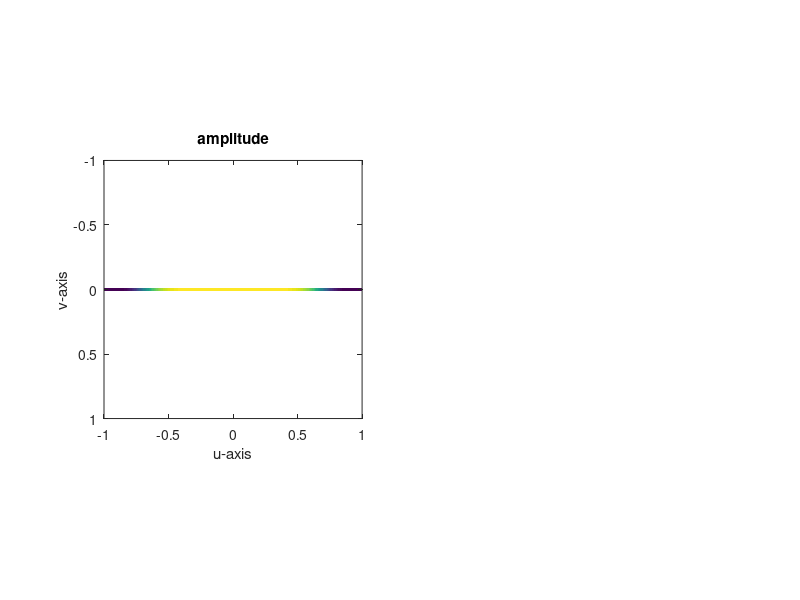
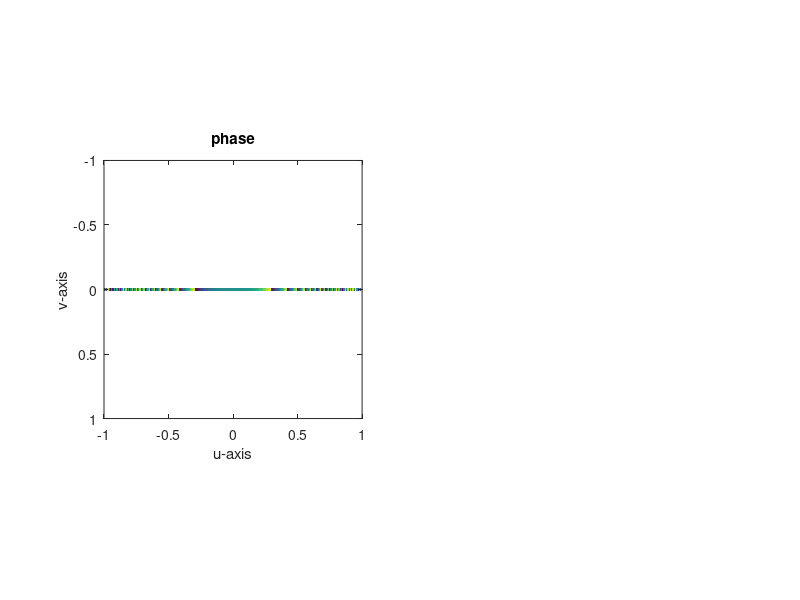
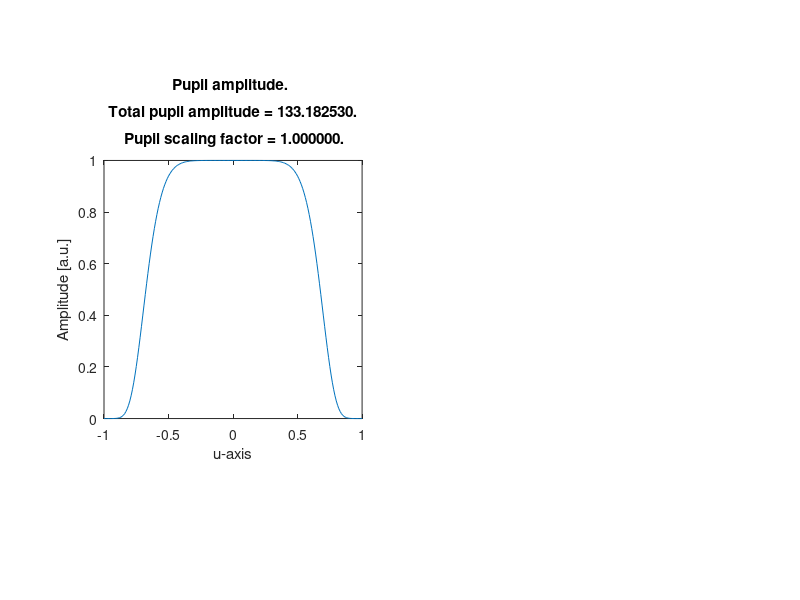

These charts were generated, in order, by the following MATLAB code: (Note: this script raises an error after producing the figures.)
%%% name:           FastLightSheetProfileSimulation_attenuationCompensation
%%% author:         Jonathan Nylk
%%% date created:   19/07/2016
%%% description:    This function simulates attenuation compensated
%%%                 light-sheets and plots their relative pupil functions,
%%%                 light-sheet cross-sectional profiles, MTF as a
%%%                 function of propagation distance, and the maximum
%%%                 intensity as a function of propagation.
%%%
%%% updates (latest first):
%%%                 
%%%
%%%
%%% END %%%


function FastLightSheetProfileSimulation_attenuationCompensation(zRange,xRange,lambda,NA,alpha,compensation_type...
    ,sigma_exp,sigma_lin,sigma_peak,x_peak,C_abs,outputFolder,Flag_imageSimulation,deconvolution_lightSheet,amp_peak)

    %default inputs
    if nargin < 1
        zRange = [-50:0.05:50] * 1e-6;  % transverse beam axis [metres]
%         zRange = [-50:0.1:50] * 1e-6;  % transverse beam axis [metres]

    end
    if nargin < 2
%         xRange = [-175:1:175] * 1e-6; % propagation axis [metres]
        xRange = [-1:1:1] * 1e-6;
    end
    if nargin < 3
        lambda = 532e-9;    % [metres]
    end
    if nargin < 4
        NA = 0.42;
%         NA = 0.4;
    end
    if nargin < 5
        alpha = 7;
%         alpha = 0;
    end
    if nargin < 6
        compensation_type = 'Exponential';
%         compensation_type = 'Linear';
%         compensation_type = 'Peak';
    end
    if nargin < 7
%         sigma_exp = 0.54;
%         sigma_exp = 0.27;
        sigma_exp = 0;
%         sigma_exp = 0.46;
%         sigma_exp = 0.5;
%         sigma_exp = 0.3;
%         sigma_exp = 0.1;
    end
    if nargin < 8
        sigma_lin = 0.54;
    end
    if nargin < 9
        sigma_peak = 0.1;
    end
    if nargin < 10
%         x_peak = 0 * 1e-6; % [metres]
        x_peak = 0.75;
    end
    if nargin < 11
        C_abs = 64.95 * 100;   % [metres^-1]
%         C_abs = 0;   % [metres^-1]
    end
    if nargin < 12
        outputFolder = 'C:\Users\Jonathan Nylk\Documents\GitHub\gitJonny_OMGsoftware\LightSheet\CompensatedLightsheet\Theory and Simulations\2017-06-27 - Test';
    end
    if nargin < 13
%         Flag_imageSimulation = 1;   % performs image convolution and deconvolution
        Flag_imageSimulation = 0;
    end
    if nargin < 14
%         deconvolution_lightSheet = 'Normal';      % Use calculated light-sheet with no attenuation included. 
        deconvolution_lightSheet = 'APriori';     % Use calculated light-sheet with attenuation included.
    end
    if nargin < 15
        amp_peak = 0.5;
    end
    
    % If imaging simulation is to be performed, override certain inputs to
    % comply with image size.
    if Flag_imageSimulation
        zRange = [-62:0.2:62.2] * 1e-6;  % transverse beam axis [metres]
        xRange = [-200:0.2:199.8] * 1e-6; % propagation axis [metres]
    end
    
    
    % other variable definitions
    ref_index = 1.33;
    illumination_mag = 40;
    illumination_tube_length = 0.2; % [metres]
    
    % define figure handles
    fig_pupil_amplitude = 101;
    fig_lightSheet_profile = 102;
    fig_intensity_maxima = 103;
    fig_MTF = 104;
    fig_MTF_5percent = 105;
    switch Flag_imageSimulation
        case 1
            fig_image_sims = 106;
            fig_image_sims_2 = 107;
        otherwise
            % Otherwise do nothing
    end
    
    % cylindrical simulation so no y-axis needed
    yRange = [0] * 1e-6;    % transverse beam axis (in plane of light-sheet) [metres]
%     yRange = zRange;

    % soft-aperture implemented, therefore extend hard aperture limit of NA
    NA_pupil = NA / 0.7;

    % define spatial frequency coords
    kzRange = ([1:length(zRange)] - floor(length(zRange) / 2) - 1) * 1 / 2 / zRange(end) / 2 / NA * lambda;
    kzRange = kzRange(ceil(length(kzRange) / 2):end);   % normalised [0:1]
    kxRange = ([1:length(xRange)] - floor(length(xRange) / 2) - 1) * 1 / 2 / xRange(end) / 2 / NA * lambda;
    kxRange = kxRange(ceil(length(kxRange) / 2):end);     % normalised [0:1]

    % set pupil limits
        VPupilSize = 1;       % z-axis
        UPupilSize = 0.01;    % y-axis
%         UPupilSize = 1;     % y-axis

    % set hard-aperture at pupil limit
    pupilAmplitudeMaskU = @(U,V) 1 * (U >= -UPupilSize & U <= UPupilSize);
    pupilAmplitudeMaskV = @(U,V) 1 * (V >= -VPupilSize & V <= VPupilSize);

    % set super-Gaussian apodization
    sigma_superGaussian = 8;    %super-Gaussian order (must be even!)
%     sigma_superGaussian = 100;    % TO REMOVE EFFECT OF SUPER-GUASSIAN APODIZATION
    superGaussian = @(U,V) exp(-(sqrt(2) * U).^ sigma_superGaussian) .* exp(-(sqrt(2) * V).^ sigma_superGaussian);
%     superGaussian = @(U,V) exp(-(sqrt(2) * sqrt(U.^2 + V.^2)).^ sigma_superGaussian); % CIRCULAR PUPIL
    
    pupilPhaseModulations = cell([1,2]);
    
    % compensated beam definition
    switch compensation_type
        case 'Exponential'
            pupilPhaseModulations{1} = @(U,V) exp(2i * pi * alpha / (NA / NA_pupil).^3 * V.^3)...
                .* exp(sigma_exp / (NA / NA_pupil) * (V - 1)) ...
                .* superGaussian(U,V);    % exponential compenation factor (1+1D Airy)
%             pupilPhaseModulations{1} = @(U,V) exp(2i * pi * alpha / (NA / NA_pupil).^3 * (U.^3 + V.^3))...
%                 .* exp(sigma_exp / (NA / NA_pupil) * (V - 1)) .* superGaussian(U,V);    % exponential compenation factor (2+1D Airy)
            fprintf('Pupil function: %s.\n Parameters:\n Alpha = %f.\n Sigma = %f.\n',func2str(pupilPhaseModulations{1}),alpha,sigma_exp);
        case 'Linear'
            pupilPhaseModulations{1} = @(U,V) exp(2i * pi * alpha / (NA / NA_pupil).^3 * V.^3)...
                .* sigma_exp / (NA / NA_pupil) .* (V + 1) .* superGaussian(U,V);   % linear compensation factor
            fprintf('Pupil function: %s.\n Parameters:\n Alpha = %f.\n Sigma = %f.\n',func2str(pupilPhaseModulations{1}),alpha,sigma_lin);
        case 'Peak'
           pupilPhaseModulations{1} = @(U,V) exp(2i * pi * alpha / (NA / NA_pupil).^3 * V.^3)...
                .* ((1 - amp_peak) + amp_peak .* exp(-((V - (x_peak * (NA / NA_pupil))) / sqrt(2) / (sigma_peak * (NA / NA_pupil))).^2)) .* superGaussian(U,V);    % no compensation, intensity peak
           fprintf('Pupil function: %s.\n Parameters:\n Alpha = %f.\n Sigma (width) = %f.\n Peak position = %f.\n Peak height = %f.\n',func2str(pupilPhaseModulations{1}),alpha,sigma_peak,x_peak,amp_peak);
        otherwise
           fprintf('Case: "%s" not recognised/implemented yet, using case: "Exponential" for compensation instead. \n',compensation_type)
           pupilPhaseModulations{1} = @(U,V) exp(2i * pi * alpha / (NA / NA_pupil).^3 * V.^3)...
                .* exp(sigma_exp / (NA / NA_pupil) * (V - 1)) .* superGaussian(U,V);    % exponential compenation factor
           fprintf('Pupil function: %s.\n Parameters:\n Alpha = %f.\n Sigma = %f.\n',func2str(pupilPhaseModulations{1}),alpha,sigma_exp);
    end
    % standard beam definition
    pupilPhaseModulations{2} = @(U,V) exp(2i * pi * alpha / (NA / NA_pupil).^3 * V.^3)...
        .* superGaussian(U,V);  % no compensation
%     pupilPhaseModulations{2} = @(U,V) exp(2i * pi * alpha / (NA / NA_pupil).^3 * (U.^3 + V.^3))...
%         .* superGaussian(U,V);  % no compensation    
    
    % allocate memory for PSFs
    PSF = zeros(length(zRange),length(xRange),length(pupilPhaseModulations));
    
    % evaluate compensated pupil function to determine normalisation constants
    pupilRangeU = [-UPupilSize:0.01:UPupilSize];
    pupilRangeV = [-VPupilSize:0.01:VPupilSize];
    if strcmp(compensation_type,'Peak')
        pupilMaxVal = 1;
        pupilNormVal = 1;
    else
        pupilPhaseModulation = pupilPhaseModulations{1};
        [maxVal,maxPos] = max(abs(pupilPhaseModulation(0,pupilRangeV)));
        pupilMaxVal = maxVal;
        pupilNormVal = abs(pupilPhaseModulation(0,-pupilRangeV(maxPos)));
    end
    
    for Idx = 1:length(pupilPhaseModulations)
        % scale pupil functions with normalisation constants
        pupilPhaseModulation = pupilPhaseModulations{Idx};
        pupilFunctor = @(U,V) pupilAmplitudeMaskU(U,V) .* pupilAmplitudeMaskV(U,V)...
            .* pupilPhaseModulation(U,V);
        if Idx == 1
            pupil_scaling_factor = 1 / pupilMaxVal;
        else
            pupil_scaling_factor = pupilNormVal / pupilMaxVal;
        end
        pupilFunctor = @(U,V) pupilFunctor(U,V) * pupil_scaling_factor;
        fprintf('Pupil scaling factor = %f.\n',pupil_scaling_factor);
        
        % sum amplitude over pupil
        total_pupil_amplitude = sum(abs(pupilFunctor(0,pupilRangeV)));
        fprintf('Total pupil amplitude = %f.\n',total_pupil_amplitude);
        total_pupil_squared_amplitude = sum(abs(pupilFunctor(0,pupilRangeV)).^2);
        fprintf('Total pupil squared amplitude = %f.\n',total_pupil_squared_amplitude);
        total_pupil_amplitude_squared = sum(abs(pupilFunctor(0,pupilRangeV))).^2;
        fprintf('Total pupil amplitude squared = %f.\n',total_pupil_amplitude_squared);
        
        % plot pupil amplitude
        figure(fig_pupil_amplitude);
        subplot(1,2,Idx);
        plot(pupilRangeV,abs(pupilFunctor(0,pupilRangeV)));
        xlim([-1 1]); ylim([0 1]); axis square;
        xlabel('u-axis'); ylabel('Amplitude [a.u.]');
        title(sprintf('Pupil amplitude. \n\n Total pupil amplitude = %f. \n\n Pupil scaling factor = %f.'...
            ,total_pupil_amplitude,pupil_scaling_factor));
        drawnow;shg;
        
        % plot 2D pupil amplitude and phase
        [pupilRangeU_2D,pupilRangeV_2D] = meshgrid(pupilRangeU,pupilRangeV);
        figure(51);
        subplot(1,2,Idx);
        imagesc(pupilRangeV,pupilRangeU,abs(pupilFunctor(pupilRangeU_2D,pupilRangeV_2D)).');
        axis image;
        xlim([-1 1]); ylim([-1 1]);
        xlabel('u-axis'); ylabel('v-axis');
        title('amplitude');
        figure(52);
        subplot(1,2,Idx);
        imagesc(pupilRangeV,pupilRangeU,angle(pupilFunctor(pupilRangeU_2D,pupilRangeV_2D)).');
        axis image;
        xlim([-1 1]); ylim([-1 1]);
        xlabel('u-axis'); ylabel('v-axis');
        title('phase');
        drawnow;shg;
        
        
        % calculate PSF
        psf_timer = tic;
        psf = calcVectorialPsf(yRange,zRange,xRange,lambda...
            ,@(U,V) pupilFunctor(U,V) / sqrt(2),@(U,V) 1i * pupilFunctor(U,V) / sqrt(2)...
            ,NA_pupil,ref_index,illumination_mag,illumination_tube_length,[]);
        psf_time_elapsed = toc(psf_timer);
        fprintf('Time taken to calculate light-sheet PSF: %f seconds.\n',psf_time_elapsed);
        
        % if a 2D pupil function, then 3D beam profile.
        % project along y-axis to determine light-sheet profile.
        if max(yRange~=0)
            psf = sum(psf,1);
        end
        
        % re-orient PSF
        psf = squeeze(permute(psf,[1,3,2])).';
        
        % take finite depth-of-field of detection lens into account
        [~,zCoords] = meshgrid(xRange,zRange);
        DOF_half_width = 16e-6;  % [metres]
        detection_DOF = exp(-1 * zCoords.^2 / 2 / DOF_half_width^2);
        psf = psf .* detection_DOF;
        
% % % % % % % %         % TOTFC
% % % % % % % %         % normalise
% % % % % % % %         psf = psf ./ max(psf(:));
        
        % take a copy of the PSF before applying absorption
        psf_before_absorption = psf;
        
        % simulate "perfect" absorption
        absorption_decay = repmat(exp(-C_abs * xRange),[length(zRange) 1]);
        psf = psf .* absorption_decay;
        
% % % % % % % %         % TOTFC
% % % % % % % %         % re-normalise
% % % % % % % %         psf = psf ./ max(psf(:));
        
        % write psf
        PSF(:,:,Idx) = psf;
        
        % plot attenuated light-sheet
        figure(fig_lightSheet_profile);
        subplot(2,1,Idx);
        imagesc(xRange * 1e6,zRange * 1e6,psf); axis image;
        title('Light-sheet profile');
        xlabel('x-axis [um]'); ylabel('z-axis [um]');
        drawnow;shg;

        % determine transverse intensity maxima
        [C_max,I_max]=max(psf,[],1);
        
        % plot position and intensity of maxima
        figure(fig_intensity_maxima);
        subplot(2,2,Idx)
        plot(xRange * 1e6,C_max); axis square;
        title('Light-sheet peak intensity value');
        xlabel('x-axis [um]'); ylabel('Intensity [a.u.]');
        xlim([xRange(1) xRange(end)] * 1e6);
        subplot(2,2,Idx + 2);
        plot(xRange * 1e6,zRange(I_max) * 1e6); axis square;
        title('Light-sheet peak intensity position');
        xlabel('x-axis [um]'); ylabel('z-axis [um]');
        xlim([xRange(1) xRange(end)] * 1e6);
        drawnow;shg;
        
        % determine MTF_z as a function of x-axis coordinate
        MTF_z = abs(fftshift(fft(psf,[],1),1));
        % normalisation
% % % % % %             % TOTFC
                        xRange0=find(xRange>=0,1); % approx. closest value to x=0
                        MTF_z = MTF_z ./ max(MTF_z(:,xRange0));
                        A_sigma = 1 / pupilMaxVal;
                        A_0 = pupilNormVal / pupilMaxVal;
                        if Idx == 1
                            MTF_z = MTF_z * A_sigma^2 * exp(-1 * 2 * sigma_exp / (NA / NA_pupil)) / A_0^2;
                        end
% % % % % %              MTF_z = MTF_z ./ max(MTF_z(:));
        MTF_z = MTF_z(ceil(size(MTF_z,1) / 2):end,:); % range, kz = [0:1]
        
% % % % % % % %         % TOTFC
% % % % % % % %         if Idx == 1
% % % % % % % %             MTF_z = MTF_z / pupilMaxVal / pupilNormVal;
% % % % % % % %             fprintf('MTF scaling factor = %f.\n',1 / pupilMaxVal / pupilNormVal);
% % % % % % % %         end
        
        % plot MTF
        figure(fig_MTF);
        subplot(2,1,Idx);
        imagesc(xRange * 1e6,kzRange,MTF_z);
        if Idx == 1
            title(sprintf('MTF(x,kz). \n\n MTF scaling factor = %f.\n',1 / pupilMaxVal / pupilNormVal));
        else
            title('MTF(x,kz)');
        end
        xlabel('x [um]');ylabel('kz');
        ylim([0 1]);
        drawnow;shg;
        
        % plot thresholded MTF
        figure(fig_MTF_5percent);
        subplot(2,1,Idx);
        imagesc(xRange * 1e6,kzRange,MTF_z >= 0.05);
        if Idx == 1
            title(sprintf('MTF(x,kz). \n\n MTF scaling factor = %f.\n',1 / pupilMaxVal / pupilNormVal));
        else
            title('MTF(x,kz)');
        end
        xlabel('x [um]');ylabel('kz');
        colormap gray;
        ylim([0 1]);
        drawnow;shg;
        
        % plot thresholded MTF
        figure();
        subplot(2,1,Idx);
        contour(xRange * 1e6,kzRange,MTF_z,[0.05]);
        if Idx == 1
            title(sprintf('MTF(x,kz). \n\n MTF scaling factor = %f.\n',1 / pupilMaxVal / pupilNormVal));
        else
            title('MTF(x,kz)');
        end
        xlabel('x [um]');ylabel('kz');
        ylim([0 1]);
        drawnow;shg;
        
        
        % Simulate imaging of target
        switch Flag_imageSimulation
            case 1
                % Load image_target
%                 image_target_base =...
%                     single(imread('C:\Users\Jonathan Nylk\Documents\GitHub\gitJonny_OMGsoftware\LightSheet\CompensatedLightsheet\Theory and Simulations\03-foundation-colour.bmp'));
%                 image_target_base
% %                 image_target = imresize(image_target,2);
%                 image_target_base = repmat(image_target_base,[1 2 1]); 
%                 image_target = ones(size(repmat(image_target_base,[2 1 1]))) * max(image_target_base(:));
%                 image_target(floor(size(image_target_base,1) / 2):floor(size(image_target_base,1) / 2) -1 + size(image_target_base,1),:,:) = image_target_base;
                image_target =...
                    single(imread('C:\Users\Jonathan Nylk\Documents\GitHub\gitJonny_OMGsoftware\LightSheet\CompensatedLightsheet\Theory and Simulations\1D_TestProfile_200nm_600nm_1000nm_2000nm_5000nm_thickLines.png'));
                % Normalise
                if min(image_target(:)) < 0
                    image_target = image_target .* (image_target>0);    % Ensures all +ve values
                end
                image_target = image_target / max(image_target(:));

                % Image target to display
                image_target_DISPLAY = image_target;

                % invert image target
                image_target = 1 - image_target;


                % Convolve image target with light-sheet PSF
                convolved_image = zeros([size(image_target,1),size(image_target,2),size(image_target,3)],'single');
                for m = 1:size(image_target,3)
                    for n = 1:size(image_target,2)
                        convolved_image(:,n,m) = conv(squeeze(image_target(:,n,m)),squeeze(psf(:,n)),'same');
                    end
                end

                % Add Gaussian noise
                noise_magnitude = 0.01;
%                 noise_magnitude = 0; % no noise
                image_noise = randn(size(convolved_image)) .* max(convolved_image(:)) * noise_magnitude;
                convolved_image = convolved_image + image_noise;

                % Re-normalisation of image
                if min(convolved_image(:)) < 0
                    convolved_image = convolved_image - min(convolved_image(:));    % Ensures all +ve values
                end
                convolved_image = convolved_image / max(convolved_image(:));

                % Convolved image to display
                convolved_image_DISPLAY = 1 - convolved_image;

                % Deconvolve image with light-sheet PSF
                
                % Deconvolve using light-sheet profile without including absorption
                switch deconvolution_lightSheet
                    case 'Normal'
                        psf = psf_before_absorption;
                    otherwise
                end
                
                % Set attenuation of light-sheet for deconvolution purposes
                % incorrectly
                
                C_abs_deconv = C_abs * 1.0;
                psf = psf_before_absorption;
                absorption_decay_deconv = repmat(exp(-C_abs_deconv * xRange),[length(zRange) 1]);
                psf = psf .* absorption_decay_deconv;
% % % % %                 % TOTFC
% % % % %                 % re-normalise
% % % % %                 psf = psf ./ max(psf(:));
                
                
                % Zero-pad and centre PSF
                padded_psf = zeros(size(psf,1) + 2 * ceil(size(psf,1) / 2),size(psf,2));
                padded_psf(ceil(size(psf,1) / 2) + [1:size(psf,1)],:) = psf;
                
                % Model z-OTF as inverse function
                ZOtf = ([1:size(padded_psf,1)] - floor(size(padded_psf,1) / 2) - 1) / ((zRange(2)-zRange(1)) * size(padded_psf,1));
                excitationOpticalCutOffSpFreq = 2 * NA / lambda; % Independent of refractive index of medium
                excitationNoiseToSignalRatio = ZOtf / excitationOpticalCutOffSpFreq / 5;
                excitationNoiseToSignalRatio =excitationNoiseToSignalRatio.';
                
                % Calculate Deconvolution filter
                lightSheetOtf = fftshift(fft(ifftshift(padded_psf,1),[],1),1);
% % % % % %                 % TOTFC
                            xRange0=find(xRange>=0,1); % approx. closest value to x=0
                            lightSheetOtf = lightSheetOtf ./ max(abs(lightSheetOtf(:,xRange0)));
                            if Idx == 1
                                lightSheetOtf = lightSheetOtf * A_sigma^2 * exp(-1 * 2 * sigma_exp / (NA / NA_pupil)) / A_0^2;
                            end    
% % % % % % %                 lightSheetOtf = lightSheetOtf ./ max(abs(lightSheetOtf(:))); % Maintain the mean brightness
                
% % % % % %                 % TOTFC
% % % % % %                 if Idx == 1
% % % % % %                     lightSheetOtf = lightSheetOtf / pupilMaxVal / pupilNormVal;
% % % % % %                     fprintf('OTF scaling factor = %f.\n',1 / pupilMaxVal / pupilNormVal);
% % % % % %                 end
                
                lightSheetDeconvFilter = conj(lightSheetOtf) ./ (abs(lightSheetOtf).^2 ...
                    + repmat(excitationNoiseToSignalRatio.^2,[1 size(lightSheetOtf,2)]));
                
                % Pad and extend edges of image
                padded_convolved_image = convolved_image([1:end, end * ones(1,floor(end / 2))...
                        ,ones(1,floor((end + 1) / 2))],:,:);
                
                % Deconvolve
                imageSliceFft = fft(padded_convolved_image,[],1);
                deconvImage = ifft(imageSliceFft .* repmat(ifftshift(lightSheetDeconvFilter,1),[1 1 size(convolved_image,3)]),[],1,'symmetric');
                deconvolved_image = deconvImage(1:end / 2,:,:); % drop wrapped kernel padding;

                % Re-normlaise
                deconvolved_image = deconvolved_image ./ max(deconvolved_image(:));
                deconvolved_image = deconvolved_image .* (deconvolved_image > 0);
                
                % Re-normlaise within specified xRange
                xRange_min = -100e-6;   % [metres]
                xRange_max = 100e-6;    % [metres]
                [~,xLim_lower] = max(xRange >= xRange_min);
                [~,xLim_upper] = max(xRange >= xRange_max);
                image_min_level = min(min(min(deconvolved_image(:,xLim_lower:xLim_upper,:))));
                image_max_level = max(max(max(deconvolved_image(:,xLim_lower:xLim_upper,:))));
                deconvolved_image = deconvolved_image - image_min_level;
                deconvolved_image = deconvolved_image / image_max_level;
                deconvolved_image = deconvolved_image .* (deconvolved_image > 0);
                deconvolved_image = deconvolved_image .* (deconvolved_image < 1) + (deconvolved_image >= 1);

                % Deconvolved image to display
                deconvolved_image_DISPLAY = 1 - deconvolved_image;

                figure(fig_image_sims);
                subplot(3,2,Idx);
                imagesc(xRange * 1e6,zRange * 1e6,image_target_DISPLAY);
                axis image;
                xlabel('x-axis [um]');
                ylabel('z-axis [um]');
                title('image target');
                subplot(3,2,2+Idx);
                imagesc(xRange * 1e6,zRange * 1e6,convolved_image_DISPLAY);
                axis image;
                xlabel('x-axis [um]');
                ylabel('z-axis [um]');
                title('convolved image');
                subplot(3,2,4+Idx);
                imagesc(xRange * 1e6,zRange * 1e6,deconvolved_image_DISPLAY);
                axis image;
                xlabel('x-axis [um]');
                ylabel('z-axis [um]');
                title('deconvolved image');
                drawnow;shg;
                
                figure(fig_image_sims_2);
                subplot(2,1,Idx);
                imagesc(xRange * 1e6,zRange * 1e6,deconvolved_image_DISPLAY);
                axis image;
                xlabel('x-axis [um]');
                ylabel('z-axis [um]');
                title('deconvolved image');
                drawnow;shg;
                
            otherwise
                % Otherwise do nothing
        end
        
    end
    
    % save figures
    switch compensation_type
        case 'Exponential'
            fullOutputFolder = sprintf('%s\\Alpha_%f_Abs_%f_ExponentialCompensation_sigma_%f',outputFolder,alpha,C_abs,sigma_exp);
        case 'Linear'
            fullOutputFolder = sprintf('%s\\Alpha_%f_Abs_%f_LinearCompensation_sigma_%f',outputFolder,alpha,C_abs,sigma_lin);
        case 'Peak'
 
           fullOutputFolder = sprintf('%s\\Alpha_%f_Abs_%f_Peak_sigma_%f_centre_%f_amp_%f',outputFolder,alpha,C_abs,sigma_peak,x_peak,amp_peak);
        otherwise
           fprintf('Case: "%s" not recognised/implemented yet, using case: "Exponential" for compensation instead. \n',compensation_type);
           fullOutputFolder = sprintf('%s\\Alpha_%f_Abs_%f_ExponentialCompensation_sigma_%f',outputFolder,alpha,C_abs,sigma_exp);
    end
    mkdir(fullOutputFolder);
    saveas(fig_pupil_amplitude,sprintf('%s\\pupilAmplitude.fig',fullOutputFolder));
    saveas(fig_pupil_amplitude,sprintf('%s\\pupilAmplitude.png',fullOutputFolder));
    saveas(fig_lightSheet_profile,sprintf('%s\\lightSheetProfile.fig',fullOutputFolder));
    saveas(fig_lightSheet_profile,sprintf('%s\\lightSheetProfile.png',fullOutputFolder));
    saveas(fig_intensity_maxima,sprintf('%s\\intensityMaxima.fig',fullOutputFolder));
    saveas(fig_intensity_maxima,sprintf('%s\\intensityMaxima.png',fullOutputFolder));
    saveas(fig_MTF,sprintf('%s\\MTF.fig',fullOutputFolder));
    saveas(fig_MTF,sprintf('%s\\MTF.png',fullOutputFolder));
    saveas(fig_MTF_5percent,sprintf('%s\\MTF_5.fig',fullOutputFolder));
    saveas(fig_MTF_5percent,sprintf('%s\\MTF_5.png',fullOutputFolder));
     switch Flag_imageSimulation
            case 1
                saveas(fig_image_sims,sprintf('%s\\imaging_simulation.fig',fullOutputFolder));
                saveas(fig_image_sims,sprintf('%s\\imaging_simulation.png',fullOutputFolder));
                saveas(fig_image_sims_2,sprintf('%s\\deconvolved_image.fig',fullOutputFolder));
                saveas(fig_image_sims_2,sprintf('%s\\deconvolved_image.png',fullOutputFolder));
         otherwise
                % Otherwise do nothing
     end
    
%     close all
        
end
